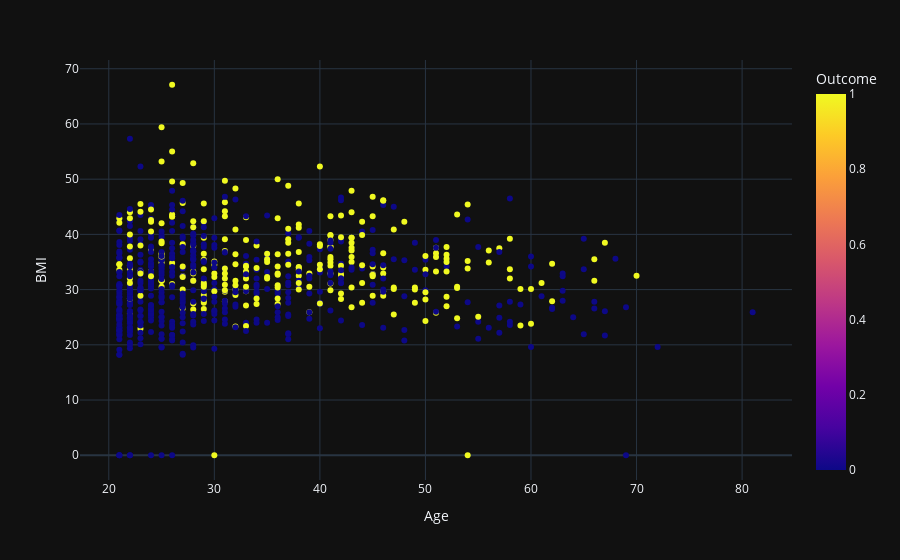

Write notebook code for a chart like this one.
### Code cell
fig  = px.scatter(df, x='Age', y='BMI', color='Outcome',)
fig.show()

### Figure 1 — Plotly figure (JSON) as saved in the notebook; plotly's stock layout.template omitted (floating-point values rounded to 4 significant figures; data arrays with more than 128 entries replaced by an {"elided": "..."} marker saying what was removed)
{"data": [{"hovertemplate": "Age=%{x}<br>BMI=%{y}<br>Outcome=%{marker.color}<extra></extra>", "legendgroup": "", "marker": {"color": {"elided": "768 int values"}, "coloraxis": "coloraxis", "symbol": "circle"}, "mode": "markers", "name": "", "orientation": "v", "showlegend": false, "x": {"elided": "768 int values"}, "xaxis": "x", "y": {"elided": "768 float values"}, "yaxis": "y", "type": "scatter"}], "layout": {"xaxis": {"anchor": "y", "domain": [0.0, 1.0], "title": {"text": "Age"}}, "yaxis": {"anchor": "x", "domain": [0.0, 1.0], "title": {"text": "BMI"}}, "coloraxis": {"colorbar": {"title": {"text": "Outcome"}}, "colorscale": [[0.0, "#0d0887"], [0.1111, "#46039f"], [0.2222, "#7201a8"], [0.3333, "#9c179e"], [0.4444, "#bd3786"], [0.5556, "#d8576b"], [0.6667, "#ed7953"], [0.7778, "#fb9f3a"], [0.8889, "#fdca26"], [1.0, "#f0f921"]]}, "legend": {"tracegroupgap": 0}, "margin": {"t": 60}}}
